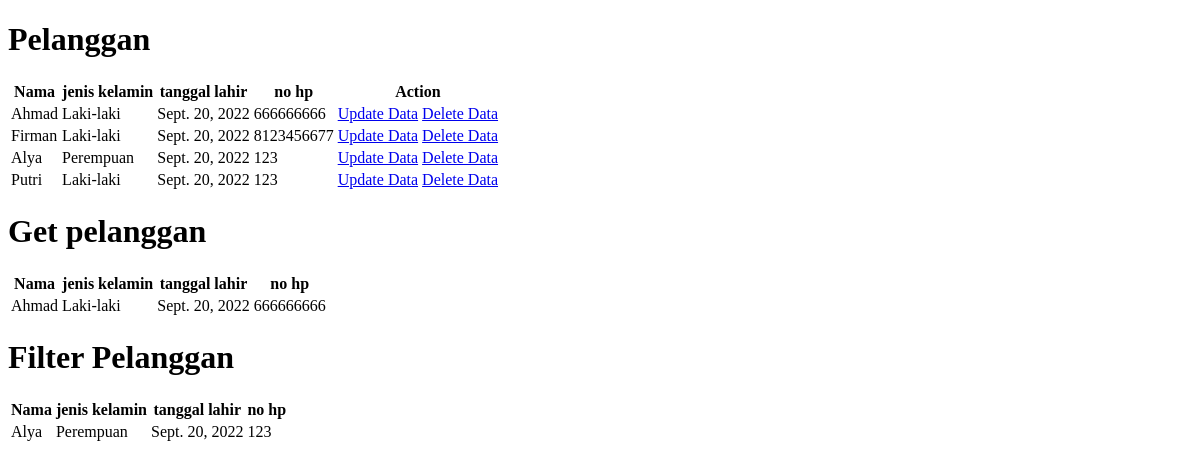
The page /index on the database as committed earlier.
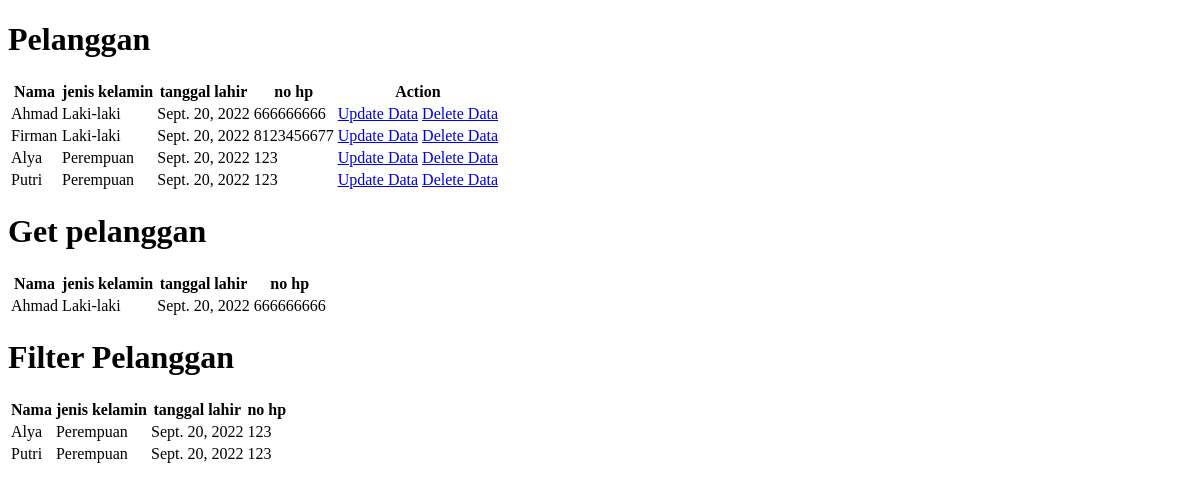
The same page on the database as committed later.
### app/models.py (models this page shows, shortened)
class pelanggan(models.Model):
    idpelanggan = models.AutoField(primary_key=True)
    nama = models.CharField(max_length=50)
    jeniskelamin = models.CharField(max_length=15)
    tanggallahir = models.DateField()
    nohp = models.IntegerField()

### app/views.py (the view)
# urls.py: path('index',views.index,name='index'),
def index(request):
    allpelangganobj = models.pelanggan.objects.all()
    getpelangganobj = models.pelanggan.objects.get(idpelanggan=1)
    filterpelangganobj = models.pelanggan.objects.filter(jeniskelamin = 'Perempuan')
    return render(request,'pelanggan.html',{
        "allpelangganobj" : allpelangganobj,
        'getpelangganobj' : getpelangganobj,
        'filterpelangganobj' : filterpelangganobj
    })

### app/templates/pelanggan.html (shortened to what this page needs)
<!DOCTYPE html>
<html lang="en">
<head>
</head>
<body>
    <h1>Pelanggan</h1>
    <table>
        <tr>
            <th>Nama</th>
            <th>jenis kelamin</th>
            <th>tanggal lahir</th>
            <th>no hp</th>
            <th>Action</th>
        </tr>
        {% for item in allpelangganobj %}
        <tr>
            <td>{{ item.nama }}</td>
            <td>{{ item.jeniskelamin }}</td>
            <td>{{ item.tanggallahir }}</td>
            <td>{{ item.nohp }}</td>
            <td>
                <a href="{% url 'updatedata' item.idpelanggan %}">Update Data</a>
                <a href="{% url 'deletedata' item.idpelanggan %}">Delete Data</a>
            </td>
        </tr>
        {% endfor %}
    </table>
    <h1>Get pelanggan </h1>
    <table>
        <tr>
            <th>Nama</th>
            <th>jenis kelamin</th>
            <th>tanggal lahir</th>
            <th>no hp</th>
        </tr>
        <tr>
            <td>{{ getpelangganobj.nama }}</td>
            <td>{{ getpelangganobj.jeniskelamin }}</td>
            <td>{{ getpelangganobj.tanggallahir }}</td>
            <td>{{ getpelangganobj.nohp }}</td>
        </tr>
    </table>
    <h1>Filter Pelanggan</h1>
    <table>
        <tr>
            <th>Nama</th>
            <th>jenis kelamin</th>
            <th>tanggal lahir</th>
            <th>no hp</th>
        </tr>
        {% for item in filterpelangganobj %}
        <tr>
            <td>{{ item.nama }}</td>
            <td>{{ item.jeniskelamin }}</td>
            <td>{{ item.tanggallahir }}</td>
            <td>{{ item.nohp }}</td>
        </tr>
        {% endfor %}
    </table>
</body>
</html>

Rows that differ between the two databases and show on the page:
now on one of the page's lists (row edited): pelanggan: nama "Putri", jeniskelamin "Perempuan", tanggallahir "Sept. 20, 2022", nohp "123"
changed pelanggan "Putri": jeniskelamin "Laki-laki" → "Perempuan"
